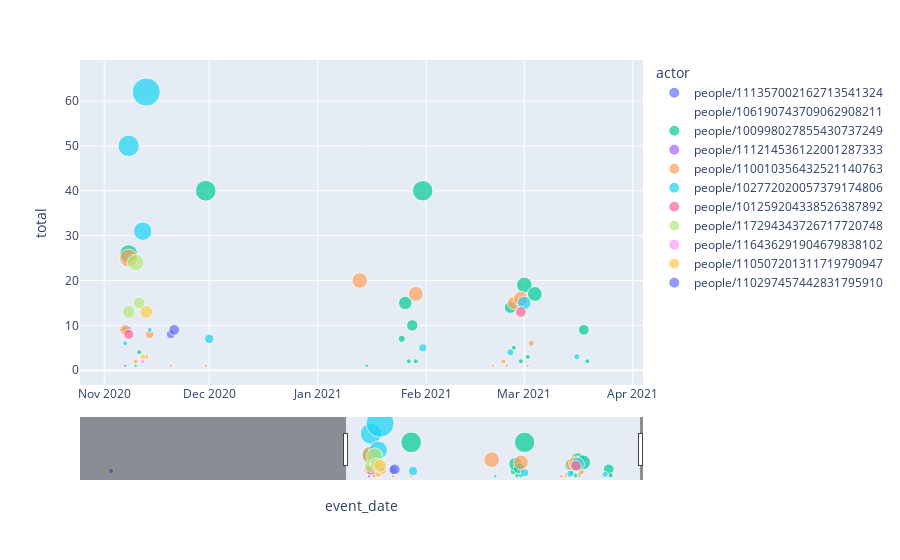

The notebook cell saved with this chart:
### Code cell
fig = px.scatter(df4, x=df4.index, y="total", size="edit", color="actor")
fig.update_xaxes(rangeslider_visible=True)
fig.show()

### Figure 1 — Plotly figure (JSON) as saved in the notebook; plotly's stock layout.template omitted (floating-point values rounded to 4 significant figures)
{"data": [{"hovertemplate": "actor=people/111357002162713541324<br>event_date=%{x}<br>total=%{y}<br>edit=%{marker.size}<extra></extra>", "legendgroup": "people/111357002162713541324", "marker": {"color": "#636efa", "size": [2, 0, 3, 4], "sizemode": "area", "sizeref": 0.1525, "symbol": "circle"}, "mode": "markers", "name": "people/111357002162713541324", "orientation": "v", "showlegend": true, "type": "scatter", "x": ["2020-06-19", "2020-07-14", "2020-11-07", "2020-11-08"], "xaxis": "x", "y": [7, 2, 9, 9], "yaxis": "y"}, {"hovertemplate": "actor=people/106190743709062908211<br>event_date=%{x}<br>total=%{y}<br>edit=%{marker.size}<extra></extra>", "legendgroup": "people/106190743709062908211", "marker": {"color": "#EF553B", "size": [0, 0, 0, 0], "sizemode": "area", "sizeref": 0.1525, "symbol": "circle"}, "mode": "markers", "name": "people/106190743709062908211", "orientation": "v", "showlegend": true, "type": "scatter", "x": ["2020-11-05", "2020-11-11", "2021-01-13", "2021-02-13"], "xaxis": "x", "y": [1, 1, 3, 1], "yaxis": "y"}, {"hovertemplate": "actor=people/100998027855430737249<br>event_date=%{x}<br>total=%{y}<br>edit=%{marker.size}<extra></extra>", "legendgroup": "people/100998027855430737249", "marker": {"color": "#00cc96", "size": [0, 24, 1, 2, 33, 0, 1, 4, 14, 2, 10, 2, 32, 11, 2, 2, 19, 2, 17, 9, 2], "sizemode": "area", "sizeref": 0.1525, "symbol": "circle"}, "mode": "markers", "name": "people/100998027855430737249", "orientation": "v", "showlegend": true, "type": "scatter", "x": ["2020-11-05", "2020-11-08", "2020-11-10", "2020-11-11", "2020-11-30", "2020-12-01", "2021-01-15", "2021-01-25", "2021-01-26", "2021-01-27", "2021-01-28", "2021-01-29", "2021-01-31", "2021-02-25", "2021-02-26", "2021-02-28", "2021-03-01", "2021-03-02", "2021-03-04", "2021-03-18", "2021-03-19"], "xaxis": "x", "y": [3, 26, 1, 4, 40, 1, 1, 7, 15, 2, 10, 2, 40, 14, 5, 2, 19, 3, 17, 9, 2], "yaxis": "y"}, {"hovertemplate": "actor=people/111214536122001287333<br>event_date=%{x}<br>total=%{y}<br>edit=%{marker.size}<extra></extra>", "legendgroup": "people/111214536122001287333", "marker": {"color": "#ab63fa", "size": [1], "sizemode": "area", "sizeref": 0.1525, "symbol": "circle"}, "mode": "markers", "name": "people/111214536122001287333", "orientation": "v", "showlegend": true, "type": "scatter", "x": ["2020-11-07"], "xaxis": "x", "y": [1], "yaxis": "y"}, {"hovertemplate": "actor=people/110010356432521140763<br>event_date=%{x}<br>total=%{y}<br>edit=%{marker.size}<extra></extra>", "legendgroup": "people/110010356432521140763", "marker": {"color": "#FFA15A", "size": [9, 25, 2, 2, 6, 1, 1, 0, 19, 17, 1, 2, 1, 0, 13, 16, 1, 3], "sizemode": "area", "sizeref": 0.1525, "symbol": "circle"}, "mode": "markers", "name": "people/110010356432521140763", "orientation": "v", "showlegend": true, "type": "scatter", "x": ["2020-11-07", "2020-11-08", "2020-11-10", "2020-11-13", "2020-11-14", "2020-11-20", "2020-11-30", "2020-12-01", "2021-01-13", "2021-01-29", "2021-02-20", "2021-02-23", "2021-02-24", "2021-02-25", "2021-02-26", "2021-02-28", "2021-03-02", "2021-03-03"], "xaxis": "x", "y": [9, 25, 2, 3, 8, 1, 1, 1, 20, 17, 1, 2, 1, 3, 15, 16, 1, 6], "yaxis": "y"}, {"hovertemplate": "actor=people/102772020057379174806<br>event_date=%{x}<br>total=%{y}<br>edit=%{marker.size}<extra></extra>", "legendgroup": "people/102772020057379174806", "marker": {"color": "#19d3f3", "size": [2, 35, 26, 61, 2, 7, 5, 4, 14, 3], "sizemode": "area", "sizeref": 0.1525, "symbol": "circle"}, "mode": "markers", "name": "people/102772020057379174806", "orientation": "v", "showlegend": true, "type": "scatter", "x": ["2020-11-07", "2020-11-08", "2020-11-12", "2020-11-13", "2020-11-14", "2020-12-01", "2021-01-31", "2021-02-25", "2021-03-01", "2021-03-16"], "xaxis": "x", "y": [6, 50, 31, 62, 9, 7, 5, 4, 15, 3], "yaxis": "y"}, {"hovertemplate": "actor=people/101259204338526387892<br>event_date=%{x}<br>total=%{y}<br>edit=%{marker.size}<extra></extra>", "legendgroup": "people/101259204338526387892", "marker": {"color": "#FF6692", "size": [8, 9], "sizemode": "area", "sizeref": 0.1525, "symbol": "circle"}, "mode": "markers", "name": "people/101259204338526387892", "orientation": "v", "showlegend": true, "type": "scatter", "x": ["2020-11-08", "2021-02-28"], "xaxis": "x", "y": [8, 13], "yaxis": "y"}, {"hovertemplate": "actor=people/117294343726717720748<br>event_date=%{x}<br>total=%{y}<br>edit=%{marker.size}<extra></extra>", "legendgroup": "people/117294343726717720748", "marker": {"color": "#B6E880", "size": [13, 21, 11], "sizemode": "area", "sizeref": 0.1525, "symbol": "circle"}, "mode": "markers", "name": "people/117294343726717720748", "orientation": "v", "showlegend": true, "type": "scatter", "x": ["2020-11-08", "2020-11-10", "2020-11-11"], "xaxis": "x", "y": [13, 24, 15], "yaxis": "y"}, {"hovertemplate": "actor=people/116436291904679838102<br>event_date=%{x}<br>total=%{y}<br>edit=%{marker.size}<extra></extra>", "legendgroup": "people/116436291904679838102", "marker": {"color": "#FF97FF", "size": [2], "sizemode": "area", "sizeref": 0.1525, "symbol": "circle"}, "mode": "markers", "name": "people/116436291904679838102", "orientation": "v", "showlegend": true, "type": "scatter", "x": ["2020-11-12"], "xaxis": "x", "y": [2], "yaxis": "y"}, {"hovertemplate": "actor=people/110507201311719790947<br>event_date=%{x}<br>total=%{y}<br>edit=%{marker.size}<extra></extra>", "legendgroup": "people/110507201311719790947", "marker": {"color": "#FECB52", "size": [3, 13], "sizemode": "area", "sizeref": 0.1525, "symbol": "circle"}, "mode": "markers", "name": "people/110507201311719790947", "orientation": "v", "showlegend": true, "type": "scatter", "x": ["2020-11-12", "2020-11-13"], "xaxis": "x", "y": [3, 13], "yaxis": "y"}, {"hovertemplate": "actor=people/110297457442831795910<br>event_date=%{x}<br>total=%{y}<br>edit=%{marker.size}<extra></extra>", "legendgroup": "people/110297457442831795910", "marker": {"color": "#636efa", "size": [6, 9], "sizemode": "area", "sizeref": 0.1525, "symbol": "circle"}, "mode": "markers", "name": "people/110297457442831795910", "orientation": "v", "showlegend": true, "type": "scatter", "x": ["2020-11-20", "2020-11-21"], "xaxis": "x", "y": [8, 9], "yaxis": "y"}], "layout": {"autosize": true, "legend": {"itemsizing": "constant", "title": {"text": "actor"}, "tracegroupgap": 0}, "margin": {"t": 60}, "xaxis": {"anchor": "y", "autorange": false, "domain": [0, 1], "range": ["2020-10-25 02:16:09.5673", "2021-04-03 21:41:44.4239"], "rangeslider": {"autorange": true, "range": ["2020-06-02 22:25:00.6226", "2021-04-04 01:34:59.3774"], "visible": true, "yaxis": {"_template": null, "rangemode": "match"}}, "title": {"text": "event_date"}, "type": "date"}, "yaxis": {"anchor": "x", "autorange": true, "domain": [0, 1], "range": [-3.688, 70.8], "title": {"text": "total"}, "type": "linear"}}}
